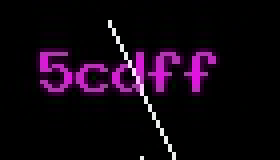
#> input picture model/training_data_gen/images/10_5cdff.jpg, 70 x 40 px (shown 4 times larger); its folder holds 2 pictures in this run
$ python training_data_generator.py images images/1_b97f8.jpg   (Python 2 division)
#> lines starting #> are read from the running program, lines starting #| are printed output that depends on the picture
### model/training_data_gen/image_preprocessor.py
import numpy
from PIL import Image

class ImagePreprocessor(object):
  @classmethod
  def GetProcessedImageShape(cls, image_shape):
    #assert len(image_shape) == 3 and image_shape[2] >= 1, image_shape
    #return (1, image_shape[0], image_shape[1])
    assert len(image_shape) == 2, image_shape
    return (1, image_shape[0], image_shape[1])

  @classmethod
  def ProcessImage(cls, numpy_arr):
    #assert len(numpy_arr.shape) == 3, numpy_arr.shape
    #return numpy.rollaxis(numpy_arr, 2, 0)[:1, :, :]
    assert len(numpy_arr.shape) == 2, numpy_arr.shape
    return numpy.expand_dims(numpy_arr, axis=0)

  @classmethod
  def GetImageData(cls, image_file_path):
#> called with image_file_path = 'images/10_5cdff.jpg'
    return numpy.asarray(Image.open(image_file_path).convert('L'))
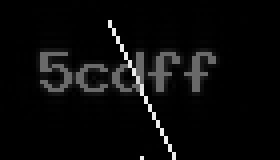
#> returned value: shape (40, 70) (shown 4 times larger); min 0, max 238, mean 10.5

  @classmethod
  def NormalizeImageInput(cls, image_input):
    return image_input / 100.0

  # [5 lines left out: function RescaleImageInput, not called in this run]

### model/training_data_gen/vocabulary.py
def GetCharacterVocabulary(capital_included):
  def GetChars(start_char, end_char):
      return [chr(i) for i in range(ord(start_char), ord(end_char) + 1)]
  if capital_included:
     all_chars = ['unk'] + GetChars('0', '9') + GetChars('a', 'z')   + GetChars('A', 'Z')
  else:
     all_chars = ['unk'] + GetChars('0', '9') + GetChars('a', 'z')
  #RETURNS VOCABULARY, CHARS
  return {char: i for i, char in enumerate(all_chars)}, all_chars

### model/training_data_gen/utils.py
import os

import random

def GetFilePathsUnderDir(dir_path, shuffle=True):
  file_names = os.listdir(dir_path)
  if shuffle:
    random.shuffle(os.listdir(dir_path))
  for file_name in file_names:
    file_path = os.path.join(dir_path, file_name)
    if os.path.isfile(file_path):
      yield file_path

### model/training_data_gen/training_data_generator.py
import numpy
import os
import re
import sys

from training_data_gen.image_preprocessor import ImagePreprocessor
import training_data_gen.vocabulary as vocabulary
import training_data_gen.utils as utils

CAPTCHA_FILENAME_PATTERN = re.compile('^\d+_(.*)\..+$')
def _ParseCaptchaFromImageFilename(image_filepath):
  image_filename = os.path.basename(image_filepath)
  match = CAPTCHA_FILENAME_PATTERN.match(image_filename)
  assert match is not None, image_filename
  return match.group(1)

def _GetCaptchaIdsFromImageFilename(image_filepath):
  captcha_str = _ParseCaptchaFromImageFilename(image_filepath)
  captcha_ids = numpy.zeros(len(captcha_str), dtype=numpy.int32)
  for i, captcha_char in enumerate(captcha_str):
    CHAR_VOCABULARY, CHARS = vocabulary.GetCharacterVocabulary(sys.argv[2])
    captcha_ids[i] = CHAR_VOCABULARY[captcha_char]
  return captcha_ids

def _GetShapeOfImagesUnderDir(captchas_dir):
  for captcha_filepath in utils.GetFilePathsUnderDir(captchas_dir):
    image_data = ImagePreprocessor.GetImageData(captcha_filepath)
    return image_data.shape
  return None

class TrainingData(object):
  @classmethod
  def Save(cls, file_path, image_data, chars):
    numpy.savez(file_path, image_data=image_data, chars=chars)

  @classmethod
  def Load(cls, file_path, rescale_in_preprocessing=False):
    training_data = numpy.load(file_path)
    image_input = training_data['image_data']
    if rescale_in_preprocessing:
      for row in range(image_input.shape[0]):
        image_input[row, 0, :, :] = ImagePreprocessor.RescaleImageInput(
            image_input[row, 0, :, :])
    else:
      image_input = ImagePreprocessor.NormalizeImageInput(image_input)
    ret = (image_input, training_data['chars'])
    del training_data.f
    training_data.close()
    return ret

  @classmethod
  def GenerateTrainingData(cls,
			   captchas_dir,
			   training_data_dir,
			   max_size=20000,
			   max_captcha_length=5):
    image_shape = _GetShapeOfImagesUnderDir(captchas_dir)
#> image_shape = (40, 70)
    training_data_shape = tuple(
	[max_size] + list(ImagePreprocessor.GetProcessedImageShape(image_shape)))
#> training_data_shape = (20000, 1, 40, 70)
    training_image_data = numpy.zeros(training_data_shape, dtype=numpy.float32)
    training_labels = numpy.zeros((max_size, max_captcha_length),
                                  dtype=numpy.int32)

    i = 0
    for captcha_filepath in utils.GetFilePathsUnderDir(captchas_dir):
      try:
        image_data = ImagePreprocessor.GetImageData(captcha_filepath)
      except Exception as e:
        print e, captcha_filepath
        continue

      i += 1
      index = i % max_size
      training_image_data[index] = ImagePreprocessor.ProcessImage(image_data)
      captcha_ids = _GetCaptchaIdsFromImageFilename(captcha_filepath)
      training_labels[index, :] = numpy.zeros(max_captcha_length,
                                              dtype=numpy.int32)
      training_labels[index, :captcha_ids.shape[0]] = captcha_ids

      if i != 0 and (i % 10000) == 0:
        print 'Generated {0} examples.'.format(i)

      if i != 0 and i % max_size == 0:
        file_path = os.path.join(
            training_data_dir, "training_images_{0}.npy".format(i / max_size))
        try:
          cls.Save(file_path, training_image_data, training_labels)
        except Exception as e:
          print e
#> pass 2 of the loop in GenerateTrainingData, `for captcha_filepath in utils.GetFilePathsUnderDir(captchas_dir):`:
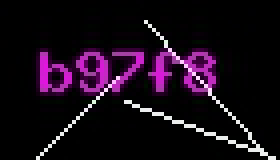
#> input picture model/training_data_gen/images/1_b97f8.jpg, 70 x 40 px (shown 4 times larger)
#> in GetImageData (call 3), `return numpy.asarray(Image.open(image_file_path).convert('L'))`:
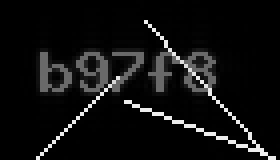
#> returned value: shape (40, 70) (shown 4 times larger); min 0, max 238, mean 16.1


def main():
  TrainingData.GenerateTrainingData(sys.argv[1], sys.argv[2])

if __name__ == '__main__':
  main()
